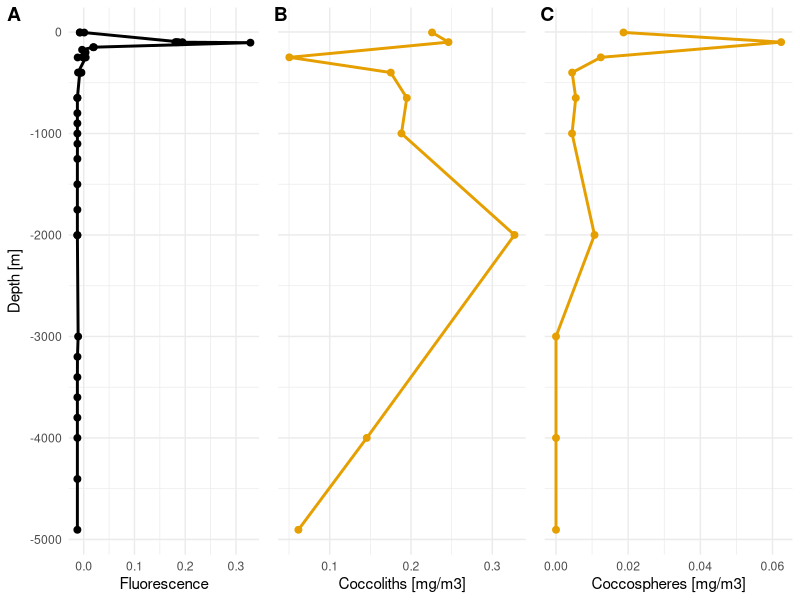

This figure's R source:
## ---- chunk 1
knitr::opts_chunk$set(echo = TRUE)
## ---- chunk 2

library(ggplot2)
require(reshape2)
library(ggpubr)
library(grid)
library(dplyr)
library(viridis)
library(readxl)
library(patchwork)
## ---- chunk 3

# Plankton data
Planktondata <- read.csv("data_files_for_plotting/All_plankton_PIC_station_3_4_6_9_FOR_PUBLICATION.csv", sep=";")

# Adding fluorescence data
Fluorescence <- read_excel("data_files_for_plotting/fluorescence-data.xlsx") 

## ---- chunk 4

Df_Coccolith <- Planktondata[Planktondata$plankton == "coccolith", ]

Df_Coccolithophore <- Planktondata[Planktondata$plankton == "coccolithophore", ]


## ---- chunk 5

PIC_coccolith <- Df_Coccolith$PIC_conc 
PIC_coccolithophore <- Df_Coccolithophore$PIC_conc


## ---- chunk 6
fluorescence_df <- data.frame(
  Depth = -1 *Fluorescence$depth,
  Fluorescence = Fluorescence$`fluorecence chelsea` )

plankton1_df <- data.frame(
  Depth = -1* Df_Coccolith$depth_average,
  Plankton1 = PIC_coccolith
)

plankton2_df <- data.frame(
  Depth = -1 * Df_Coccolithophore$depth_average,
  Plankton2 = PIC_coccolithophore
)

## ---- chunk 7
library(ggplot2)
library(ggpubr)

# Create individual plots
p1 <- ggplot(na.omit(fluorescence_df), aes(y = Fluorescence, x = Depth)) +
  geom_point(color = "black", size = 2) + 
  geom_line(color = "black", size = 1) +
  theme_minimal() +
  labs(y = "Fluorescence", x = "Depth [m]") +
  coord_flip()

p2 <- ggplot(na.omit(plankton1_df), aes(y = Plankton1, x = Depth)) +
  geom_point(color = "#E69F00", size = 2) + 
  geom_line(color = "#E69F00", size = 1) +
  theme_minimal() +
  labs(y = "Coccoliths [mg/m3]", x = NULL) +
  coord_flip()

p3 <- ggplot(na.omit(plankton2_df), aes(y = Plankton2, x = Depth)) +
  geom_point(color = "#E69F00", size = 2) + 
  geom_line(color = "#E69F00", size = 1) +
  theme_minimal() +
  labs(y = "Coccospheres [mg/m3]", x = NULL) +
  coord_flip()

# Arrange the plots
coccoplot <- ggarrange(p1, p2 + rremove("y.text"), p3 + rremove("y.text"), 
          labels = c("A", "B", "C"),
          ncol = 3, nrow = 1)

# show plot
coccoplot



# Save figure as a JPEG file
#ggsave("Cocco_plot_updated.pdf", coccoplot , width = 8, height = 6, dpi = 300)

